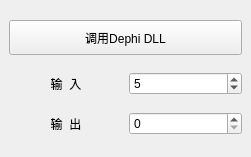
<?xml version="1.0" encoding="UTF-8"?>
<ui version="4.0">
 <class>DelphiDLLUserMainWindow</class>
 <widget class="QMainWindow" name="DelphiDLLUserMainWindow">
  <property name="geometry">
   <rect>
    <x>0</x>
    <y>0</y>
    <width>251</width>
    <height>157</height>
   </rect>
  </property>
  <property name="windowTitle">
   <string>DelphiDLLUserMainWindow</string>
  </property>
  <widget class="QWidget" name="centralwidget">
   <layout class="QHBoxLayout" name="horizontalLayout">
    <item>
     <layout class="QGridLayout" name="gridLayout">
      <item row="0" column="0" colspan="2">
       <widget class="QPushButton" name="pushButton">
        <property name="minimumSize">
         <size>
          <width>0</width>
          <height>35</height>
         </size>
        </property>
        <property name="text">
         <string>调用Dephi DLL</string>
        </property>
       </widget>
      </item>
      <item row="1" column="0">
       <widget class="QLabel" name="label">
        <property name="text">
         <string>输  入</string>
        </property>
        <property name="alignment">
         <set>Qt::AlignCenter</set>
        </property>
       </widget>
      </item>
      <item row="1" column="1">
       <widget class="QSpinBox" name="spinInput">
        <property name="value">
         <number>5</number>
        </property>
       </widget>
      </item>
      <item row="2" column="0">
       <widget class="QLabel" name="label_2">
        <property name="text">
         <string>输  出</string>
        </property>
        <property name="alignment">
         <set>Qt::AlignCenter</set>
        </property>
       </widget>
      </item>
      <item row="2" column="1">
       <widget class="QSpinBox" name="spinOutput"/>
      </item>
     </layout>
    </item>
   </layout>
  </widget>
 </widget>
 <resources/>
 <connections/>
</ui>
